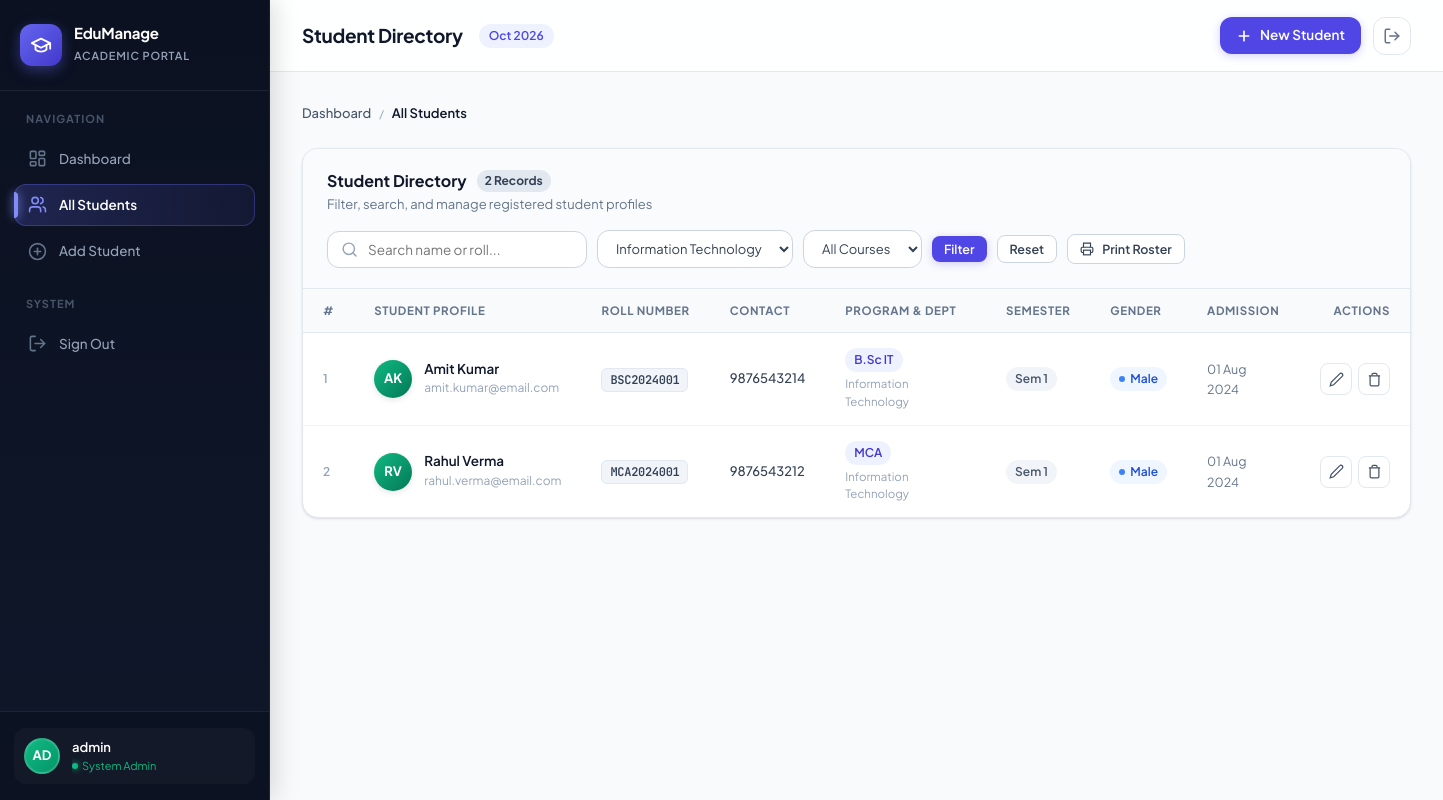
The page /students.php?department=Information Technology (signed in) on the database its author committed.
### tables this page shows
CREATE TABLE IF NOT EXISTS students (
    id          INT AUTO_INCREMENT PRIMARY KEY,    
    full_name   VARCHAR(100) NOT NULL,             
    roll_number VARCHAR(20)  NOT NULL UNIQUE,      
    email       VARCHAR(100) NOT NULL,             
    phone       VARCHAR(15)  NOT NULL,             
    course      VARCHAR(50)  NOT NULL,             
    department  VARCHAR(50)  NOT NULL,             
    semester    INT          NOT NULL,             
    gender      ENUM('Male', 'Female', 'Other') NOT NULL,   
    admission_date DATE     NOT NULL,             
    created_at  TIMESTAMP DEFAULT CURRENT_TIMESTAMP   
);

### students.php (the view, shortened to what this page needs)
<?php
include 'includes/header.php';
include 'config/database.php';
$search     = trim($_GET['search'] ?? '');
$filter_dept   = trim($_GET['department'] ?? '');
$filter_course = trim($_GET['course'] ?? '');
$where_clauses = [];
if ($filter_dept !== "") {
    $safe_dept = mysqli_real_escape_string($conn, $filter_dept);
    $where_clauses[] = "department = '$safe_dept'";
}
$where_sql = "";
if (count($where_clauses) > 0) {
    $where_sql = "WHERE " . implode(" AND ", $where_clauses);
}
$sql = "SELECT * FROM students $where_sql ORDER BY id DESC";
$result = mysqli_query($conn, $sql);
$total = mysqli_num_rows($result);
$all_depts = [];
$dept_res = mysqli_query($conn, "SELECT DISTINCT department FROM students ORDER BY department ASC");
if ($dept_res) {
    while ($d = mysqli_fetch_assoc($dept_res)) {
        $all_depts[] = $d['department'];
    }
}
function getAvatarGradient($name) {
    $gradients = [
        'linear-gradient(135deg, #6366f1 0%, #4338ca 100%)',
        'linear-gradient(135deg, #ec4899 0%, #be185d 100%)',
        'linear-gradient(135deg, #10b981 0%, #047857 100%)',
        'linear-gradient(135deg, #f59e0b 0%, #b45309 100%)',
        'linear-gradient(135deg, #06b6d4 0%, #0e7490 100%)',
        'linear-gradient(135deg, #8b5cf6 0%, #6d28d9 100%)'
    ];
    $idx = abs(crc32($name)) % count($gradients);
    return $gradients[$idx];
}
function getInitials($name) {
    $parts = explode(' ', trim($name));
    if (count($parts) >= 2) {
        return strtoupper(substr($parts[0], 0, 1) . substr($parts[1], 0, 1));
    }
    return strtoupper(substr($name, 0, 2));
}
?>
<div class="breadcrumb-wrap">
    <a href="dashboard.php">Dashboard</a>
    <span class="breadcrumb-sep">/</span>
    <span class="breadcrumb-current">All Students</span>
</div>
<div class="table-card-v2">
    <div class="table-header-v2">
        <div class="table-title-group">
            <h3>
                <span>Student Directory</span>
                <span class="badge-counter"><?php echo $total; ?> <?php echo ($total === 1) ? 'Record' : 'Records'; ?></span>
            </h3>
            <p>Filter, search, and manage registered student profiles</p>
        </div>
        <form method="GET" action="students.php" class="table-actions-group">
            <div class="search-input-wrap">
                <input type="text" name="search" class="search-field-v2" placeholder="Search name or roll..." value="<?php echo htmlspecialchars($search); ?>">
            </div>
            <select name="department" class="filter-select-v2" onchange="this.form.submit()">
                <?php foreach ($all_depts as $dept): ?>
                    <option value="<?php echo htmlspecialchars($dept); ?>" <?php echo ($filter_dept === $dept) ? 'selected' : ''; ?>>
                        <?php echo htmlspecialchars($dept); ?>
                    </option>
                <?php endforeach; ?>
            </select>
            <select name="course" class="filter-select-v2" onchange="this.form.submit()">
                <option value="">All Courses</option>
            </select>
            <button type="submit" class="btn-v2 btn-v2-primary btn-v2-sm">Filter</button>
            <?php if (!empty($search) || !empty($filter_dept) || !empty($filter_course)): ?>
                <a href="students.php" class="btn-v2 btn-v2-secondary btn-v2-sm" title="Clear All Filters">Reset</a>
            <?php endif; ?>
            <button type="button" onclick="window.print()" class="btn-v2 btn-v2-secondary btn-v2-sm" title="Print student roster for viva">
                <svg viewBox="0 0 24 24" fill="none" stroke="currentColor" stroke-width="2">
                    <polyline points="6 9 6 2 18 2 18 9"/>
                    <path d="M6 18H4a2 2 0 0 1-2-2v-5a2 2 0 0 1 2-2h16a2 2 0 0 1 2 2v5a2 2 0 0 1-2 2h-2"/>
                    <rect width="12" height="8" x="6" y="14"/>
                </svg>
                Print Roster
            </button>
        </form>
    </div>
    <div class="table-responsive">
        <table class="modern-data-table">
            <thead>
                <tr>
                    <th style="width: 50px;">#</th>
                    <th>Student Profile</th>
                    <th>Roll Number</th>
                    <th>Contact</th>
                    <th>Program & Dept</th>
                    <th>Semester</th>
                    <th>Gender</th>
                    <th>Admission</th>
                    <th style="text-align: right;">Actions</th>
                </tr>
            </thead>
            <tbody>
                <?php if ($total > 0): ?>
                    <?php $i = 1; ?>
                    <?php while ($student = mysqli_fetch_assoc($result)): ?>
                        <tr>
                            <td style="color: var(--slate-400); font-weight: 600; font-size: 12px;"><?php echo $i++; ?></td>
                            <td>
                                <div class="student-profile-cell">
                                    <div class="avatar-badge" style="background: <?php echo getAvatarGradient($student['full_name']); ?>;">
                                        <?php echo getInitials($student['full_name']); ?>
                                    </div>
                                    <div class="student-meta-info">
                                        <div class="name"><?php echo htmlspecialchars($student['full_name']); ?></div>
                                        <div class="email"><?php echo htmlspecialchars($student['email']); ?></div>
                                    </div>
                                </div>
                            </td>
                            <td>
                                <span class="roll-pill"><?php echo htmlspecialchars($student['roll_number']); ?></span>
                            </td>
                            <td>
                                <div style="font-size: 13px; font-weight: 500; color: var(--slate-700);">
                                    <?php echo htmlspecialchars($student['phone']); ?>
                                </div>
                            </td>
                            <td>
                                <span class="pill-badge pill-primary"><?php echo htmlspecialchars($student['course']); ?></span>
                                <div style="font-size: 11.5px; color: var(--slate-400); margin-top: 3px;">
                                    <?php echo htmlspecialchars($student['department']); ?>
                                </div>
                            </td>
                            <td>
                                <span class="pill-badge pill-slate">Sem <?php echo $student['semester']; ?></span>
                            </td>
                            <td>
                                <?php
                                $g = $student['gender'];
                                $g_class = ($g === 'Male') ? 'pill-male' : (($g === 'Female') ? 'pill-female' : 'pill-other');
                                ?>
                                <span class="pill-badge <?php echo $g_class; ?>">
                                    <span class="gender-dot"></span>
                                    <?php echo htmlspecialchars($g); ?>
                                </span>
                            </td>
                            <td>
                                <span style="font-size: 12.5px; color: var(--slate-500);">
                                    <?php echo date('d M Y', strtotime($student['admission_date'])); ?>
                                </span>
                            </td>
                            <td style="text-align: right;">
                                <div class="table-btn-group" style="justify-content: flex-end;">
                                    <a href="edit_student.php?id=<?php echo $student['id']; ?>" class="action-icon-btn edit" title="Edit Student">
                                        <svg viewBox="0 0 24 24" fill="none" stroke="currentColor" stroke-width="2">
                                            <path d="M17 3a2.85 2.83 0 1 1 4 4L7.5 20.5 2 22l1.5-5.5Z"/>
                                        </svg>
                                    </a>
                                    <a href="delete_student.php?id=<?php echo $student['id']; ?>" class="action-icon-btn delete" title="Delete Student">
                                        <svg viewBox="0 0 24 24" fill="none" stroke="currentColor" stroke-width="2">
                                            <polyline points="3 6 5 6 21 6"/>
                                            <path d="M19 6v14a2 2 0 0 1-2 2H7a2 2 0 0 1-2-2V6m3 0V4a2 2 0 0 1 2-2h4a2 2 0 0 1 2 2v2"/>
                                        </svg>
                                    </a>
                                </div>
                            </td>
                        </tr>
                    <?php endwhile; ?>
                <?php endif; ?>
            </tbody>
        </table>
    </div>
</div>
<?php include 'includes/footer.php'; ?>

### rows shown on the page
students: full_name "AK", full_name "Amit Kumar", email "amit.kumar@email.com", roll_number "BSC2024001", phone "9876543214", course "B.Sc IT", department "Information Technology", semester "1", gender "Male", admission_date "01 Aug 2024"
students: full_name "RV", full_name "Rahul Verma", email "rahul.verma@email.com", roll_number "MCA2024001", phone "9876543212", course "MCA", department "Information Technology", semester "1", gender "Male", admission_date "01 Aug 2024"

### other values the page prints
substr($admin_name, 0, 2) "AD"
$admin_name "admin"
$page_title "Student Directory"
$total "2"
form field department "Information Technology"
